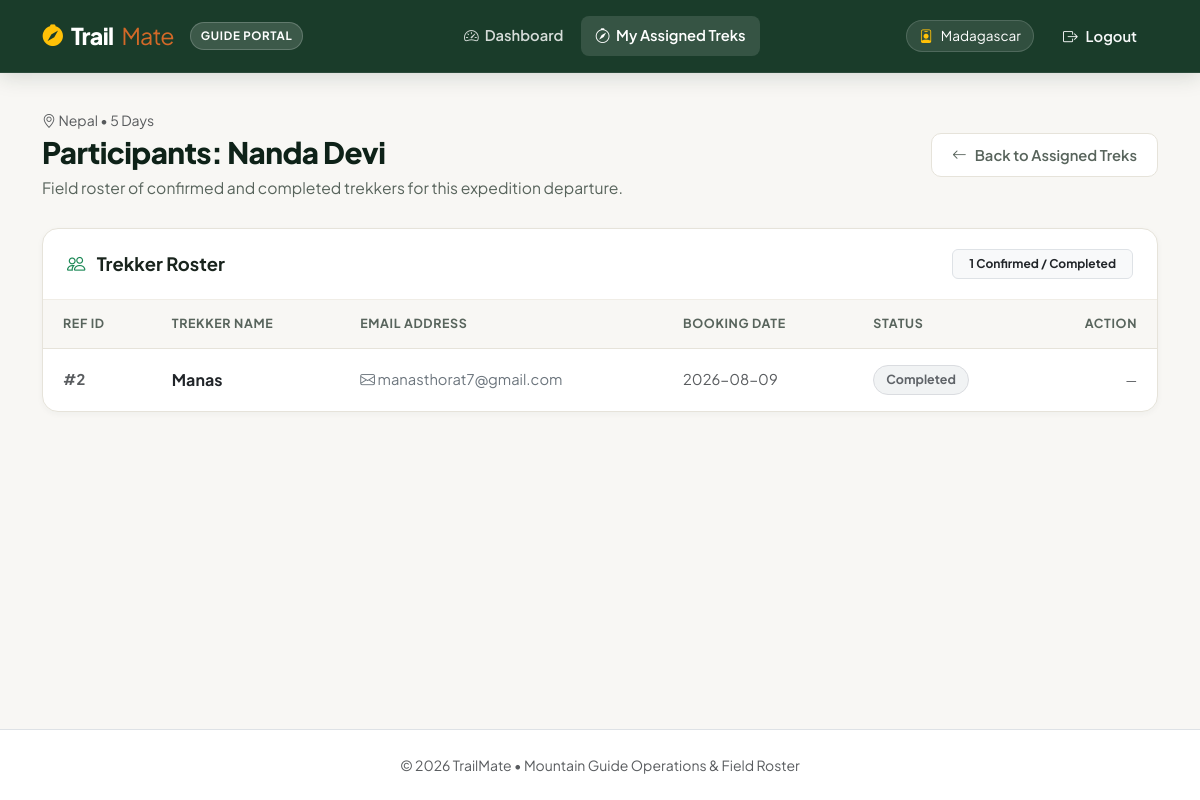
The page /staff/treks/2/participants (signed in) on the database its author committed.
### models.py (models this page shows)
class User(db.Model, UserMixin):
    id = db.Column(db.Integer, primary_key=True)
    name = db.Column(db.String(100), nullable=False)
    email = db.Column(db.String(120), unique=True, nullable=False)
    password = db.Column(db.String(200), nullable=False)
    role = db.Column(db.String(20), nullable=False, default='user')
    contact_details = db.Column(db.String(200), nullable=True)
    status = db.Column(db.String(20), nullable=False, default='Active')  # Active/Inactive/Pending
    assigned_treks = db.relationship('Trek', backref='assigned_staff', lazy=True)
    bookings = db.relationship('Booking', backref='user', lazy=True)

class Trek(db.Model):
    trek_id = db.Column(db.Integer, primary_key=True)
    trek_name = db.Column(db.String(150), nullable=False)
    location = db.Column(db.String(150), nullable=False)
    difficulty = db.Column(db.String(50), nullable=False)
    duration = db.Column(db.String(50), nullable=False)  # e.g., '5 Days'
    available_slots = db.Column(db.Integer, nullable=False)
    assigned_staff_id = db.Column(db.Integer, db.ForeignKey('user.id'), nullable=True)
    status = db.Column(db.String(50), nullable=False, default='Open')  # Open/Started/Completed
    start_date = db.Column(db.Date, nullable=False)
    end_date = db.Column(db.Date, nullable=False)
    bookings = db.relationship('Booking', backref='trek', lazy=True)

class Booking(db.Model):
    booking_id = db.Column(db.Integer, primary_key=True)
    user_id = db.Column(db.Integer, db.ForeignKey('user.id'), nullable=False)
    trek_id = db.Column(db.Integer, db.ForeignKey('trek.trek_id'), nullable=False)
    booking_date = db.Column(db.DateTime, nullable=False, default=datetime.utcnow)
    status = db.Column(db.String(50), nullable=False, default='Booked')  # Booked/Cancelled

### routes/staff.py (the view)
@staff_bp.route('/treks/<int:trek_id>/participants')
@login_required
@staff_required
def participants(trek_id):
    trek = Trek.query.get_or_404(trek_id)
    if trek.assigned_staff_id != current_user.id:
        flash('Unauthorized. You can only view participants for your own treks.', 'danger')
        return redirect(url_for('staff.assigned_treks'))
    bookings = Booking.query.filter(Booking.trek_id == trek_id, Booking.status.in_(['Booked', 'Completed'])).all()
    return render_template('staff/participants.html', trek=trek, bookings=bookings)

### routes/staff.py (called while the page is built)
def staff_required(f):
    @wraps(f)
    def decorated_function(*args, **kwargs):
        if not current_user.is_authenticated or current_user.role != 'staff':
            flash('Access Denied. Staff privileges required.', 'danger')
            return redirect(url_for('auth.login'))
        return f(*args, **kwargs)
    return decorated_function

### templates/staff/participants.html (shortened to what this page needs)
{% extends "staff/staff_layout.html" %}
{% block staff_content %}
<div class="page-header d-flex flex-column flex-md-row justify-content-between align-items-md-center gap-3">
    <div>
        <div class="small text-muted mb-1"><i class="bi bi-geo-alt"></i> {{ trek.location }} &bull; {{ trek.duration }}</div>
        <h1 class="page-header-title">Participants: {{ trek.trek_name }}</h1>
        <p class="page-header-subtitle">Field roster of confirmed and completed trekkers for this expedition departure.</p>
    </div>
    <div>
        <a href="{{ url_for('staff.assigned_treks') }}" class="btn btn-outline-secondary btn-sm">
            <i class="bi bi-arrow-left"></i> Back to Assigned Treks
        </a>
    </div>
</div>
<div class="content-panel">
    <div class="panel-header">
        <h5 class="panel-title"><i class="bi bi-people text-success me-2"></i> Trekker Roster</h5>
        <span class="badge bg-light text-dark border px-3 py-2 fw-bold">{{ bookings|length }} Confirmed / Completed</span>
    </div>
    <div class="table-responsive">
        <table class="tm-table">
            <thead>
                <tr>
                    <th>Ref ID</th>
                    <th>Trekker Name</th>
                    <th>Email Address</th>
                    <th>Booking Date</th>
                    <th>Status</th>
                    <th class="text-end">Action</th>
                </tr>
            </thead>
            <tbody>
                {% for booking in bookings %}
                <tr>
                    <td class="fw-bold text-muted">#{{ booking.booking_id }}</td>
                    <td class="fw-bold text-dark fs-6">{{ booking.user.name }}</td>
                    <td>
                        <a href="mailto:{{ booking.user.email }}" class="text-decoration-none text-secondary">
                            <i class="bi bi-envelope"></i> {{ booking.user.email }}
                        </a>
                    </td>
                    <td class="small text-muted">{{ booking.booking_date.strftime('%Y-%m-%d') }}</td>
                    <td>
                        <span class="badge-status status-{{ booking.status|lower }}">{{ booking.status }}</span>
                    </td>
                    <td class="text-end">
                        {% if booking.status == 'Booked' %}
                        <form method="POST" action="{{ url_for('staff.cancel_booking', booking_id=booking.booking_id) }}" class="d-inline" onsubmit="return confirm('Cancel reservation for participant {{ booking.user.name }}? The slot will be returned to available capacity.');">
                            <button type="submit" class="btn btn-outline-danger btn-sm">
                                <i class="bi bi-x-circle"></i> Cancel
                            </button>
                        </form>
                        {% else %}
                            <span class="small text-muted">&mdash;</span>
                        {% endif %}
                    </td>
                </tr>
                {% endfor %}
            </tbody>
        </table>
    </div>
</div>
{% endblock %}

### templates/staff/staff_layout.html
{% extends "base.html" %}
{% block content %}
<nav class="tm-navbar" style="background-color: #1a3c2a;">
    <div class="container d-flex align-items-center justify-content-between flex-wrap gap-2">
        <div class="d-flex align-items-center gap-3">
            <a href="{{ url_for('auth.index') }}" class="brand-logo">
                <i class="bi bi-compass-fill logo-icon text-warning"></i>
                <span class="logo-trail">Trail</span><span class="logo-mate">Mate</span>
            </a>
            <span class="portal-badge" style="background-color: rgba(255, 255, 255, 0.15);">Guide Portal</span>
        </div>
        <div class="d-flex align-items-center flex-wrap gap-1 order-3 order-md-2 mt-2 mt-md-0">
            <a href="{{ url_for('staff.dashboard') }}" class="nav-link {% if request.endpoint == 'staff.dashboard' %}active{% endif %}">
                <i class="bi bi-speedometer2"></i> Dashboard
            </a>
            <a href="{{ url_for('staff.assigned_treks') }}" class="nav-link {% if 'assigned_treks' in request.endpoint or 'participants' in request.endpoint %}active{% endif %}">
                <i class="bi bi-compass"></i> My Assigned Treks
            </a>
        </div>
        <div class="d-flex align-items-center gap-2 order-2 order-md-3">
            <span class="user-chip d-none d-sm-inline-flex">
                <i class="bi bi-person-badge text-warning"></i> {{ current_user.name }}
            </span>
            <a href="{{ url_for('auth.logout') }}" class="btn btn-outline-light btn-sm btn-pill">
                <i class="bi bi-box-arrow-right"></i> Logout
            </a>
        </div>
    </div>
</nav>
<main class="portal-container">
    <div class="container">
        {% block staff_content %}{% endblock %}
    </div>
</main>
<footer class="py-4 border-top text-center text-muted small bg-white mt-auto">
    <div class="container">
        &copy; 2026 TrailMate &bull; Mountain Guide Operations & Field Roster
    </div>
</footer>
{% endblock %}

### rows shown on the page
User: name "Madagascar"
Trek: location "Nepal", duration "5 Days", trek_name "Nanda Devi"
Booking: booking_id "2", user.name "Manas", user.email "manasthorat7@gmail.com", booking_date "2026-08-09", status "Completed"

### other values the page prints
{{ bookings|length }} "1"
